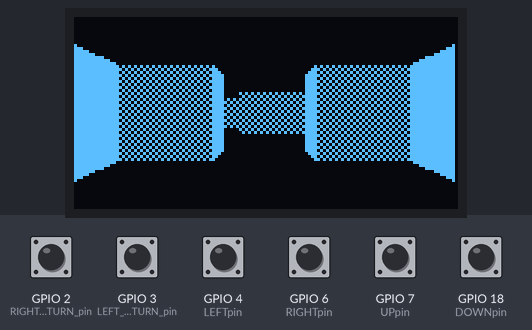
The sketch below on a simulated ESP32-C3. On the bench: 128×64 one-colour display. The test bench sets the inputs (shaded band); at power-on: GPIO 2 (RIGHT_CAMERA_TURN_pin), GPIO 3 (LEFT_CAMERA_TURN_pin), GPIO 4 (LEFTpin), GPIO 6 (RIGHTpin), GPIO 7 (UPpin), GPIO 18 (DOWNpin) LOW. What the sketch prints to the serial monitor is not drawn.

Above: at 1.2 s.
1.3 s: GPIO 2 (RIGHT_CAMERA_TURN_pin) pulled HIGH for 1 s
At 3.2 s:
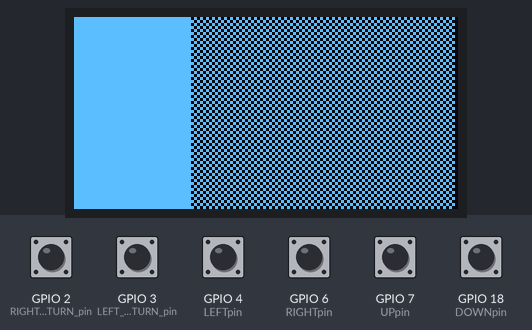
3.8 s: GPIO 2 (RIGHT_CAMERA_TURN_pin) pulled HIGH for 1 s
At 4.5 s:
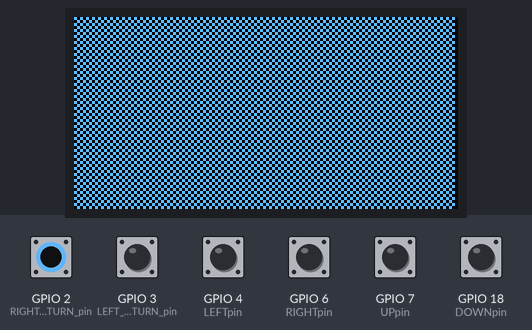
6.3 s: GPIO 6 (RIGHTpin) pulled HIGH for 1 s
At 8.1 s:
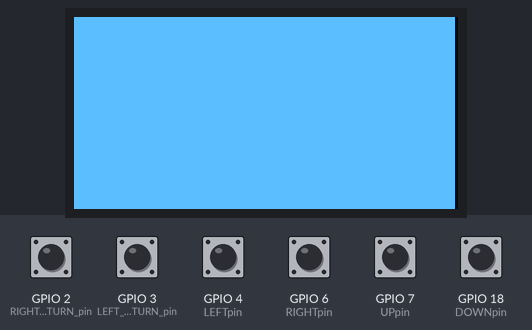
8.8 s: GPIO 3 (LEFT_CAMERA_TURN_pin) pulled HIGH for 1 s
At 10.9 s:
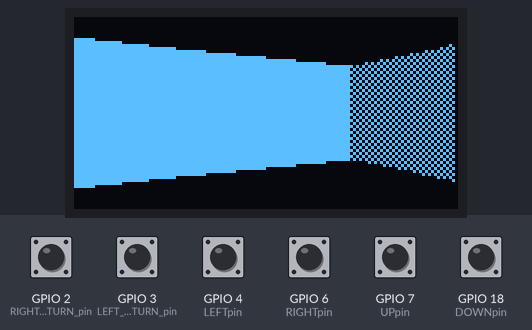
11.3 s: GPIO 4 (LEFTpin) pulled HIGH for 0.15 s
At 12.0 s:
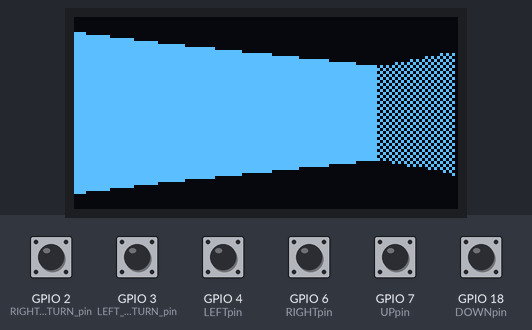
12.9 s: GPIO 7 (UPpin) pulled HIGH for 0.15 s
At 13.9 s:
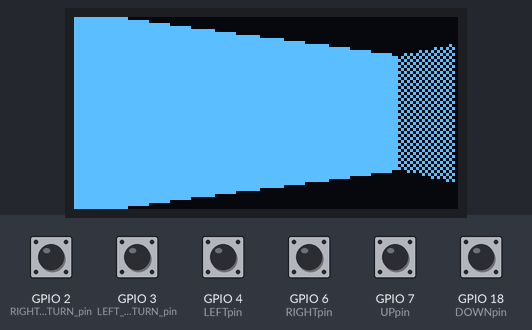
Timing chart, 0 to 15.5 s (numbered marks = the images above; inputs shaded):
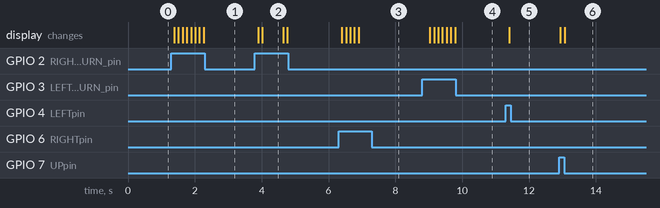

Measured:
- after the input at 1.3 s, the display: first changes after 0.08 s (image 1 shows a later state)
- after the input at 3.8 s, the display: first changes after 0.09 s (image 2 shows a later state)
- after the input at 6.3 s, the display: first changes after 0.10 s (image 3 shows a later state)
- after the input at 8.8 s, the display: first changes after 0.23 s (image 4 shows a later state)
- after the input at 11.3 s, the display: changes after 0.11 s (image 5)
- after the input at 12.9 s, the display: first changes at once (image 6 shows a later state)
- what the display in image 2 shows lasts 0.6 s, from 4.0 s to 4.6 s

The sketch:

sketch.ino
```cpp
#include <Wire.h>
#include <Adafruit_GFX.h>
#include <Adafruit_SSD1306.h>
#include <ray_casting.h>
#include <vector>

#define SCREEN_WIDTH 128
#define SCREEN_HEIGHT 64
#define STEP_LENGTH 0.3
#define CAMERA_TURN_ANGLE_STEP_DEGREES 15

// pin 5 gave error "adc unit not supported"
#define LEFTpin 4
#define DOWNpin 18
#define RIGHTpin 6
#define UPpin 7

#define LEFT_CAMERA_TURN_pin 3
#define RIGHT_CAMERA_TURN_pin 2

Adafruit_SSD1306 display(SCREEN_WIDTH, SCREEN_HEIGHT, &Wire);


int n = 12;
int m = 12;
std::vector<bool> grid = {  // n*m
  1,1,1,1,1,1,1,1,1,1,1,1,  // 0
  1,0,0,0,1,0,0,1,0,0,0,1,  // 1
  1,0,1,1,1,1,0,1,0,1,0,1,  // 2
  1,0,0,0,0,1,0,0,0,1,1,1,  // 3
  1,0,0,0,0,0,0,0,0,0,0,1,  // 4
  1,0,0,0,1,0,0,0,0,1,0,1,  // 5
  1,1,0,1,1,1,1,1,1,1,0,1,  // 6
  1,0,0,0,1,0,0,0,0,1,0,1,  // 7
  1,0,0,0,1,0,1,0,0,1,0,1,  // 8
  1,0,0,0,1,0,0,0,0,1,0,1,  // 9
  1,0,0,0,1,0,0,0,0,0,0,1,  // 10
  1,1,1,1,1,1,1,1,1,1,1,1   // 11
};
Point playerPos = {2.5, 10.5};
double angle = -90;  // in relation to X axis, -90 means looking up


int n2 = 6;
int m2 = 8;
std::vector<bool> grid2 = {  // n*m
  1,1,1,1,1,1,1,1,
  1,1,0,0,0,0,0,1,
  1,0,0,1,1,1,1,1,
  1,1,0,0,0,1,0,1,
  1,1,0,0,0,0,0,1,
  1,1,1,1,1,1,1,1
};
std::vector<RayResult> rayResults;
Point playerPos2 = {3.5, 4.5};
double angle2 = -90;  // in relation to X axis, -90 means looking up

const int height = SCREEN_HEIGHT;  // 15;
const int halfRaysN = 63;  // 30 // will have (2*halfRaysN+1) rays


void render(std::vector<RayResult>& res) {
    // from heights to arrays of pixels/symbols
    display.clearDisplay();

    int j = 0;
    for (const RayResult& r : res) {
        int ceilingH = (SCREEN_HEIGHT - r.h) / 2;
        int floorH = r.h + (SCREEN_HEIGHT - r.h) / 2;
        if (r.is_ver) {  // just draw a solid line
            display.drawLine(j,ceilingH,j,floorH, WHITE);
        } else {  // chess board pattern (Dithering)
            for (int i=ceilingH; i<=floorH; i++) {
                if ((i + j) % 2 == 0) display.drawPixel(j, i, WHITE);
            }
        }
        j++;
    }
    display.display();
}

void render_print(std::vector<RayResult>& res) {
    // from heights to arrays of pixels/symbols
    for (int i=0; i<SCREEN_HEIGHT; i++) {
      std::vector<char> row;
        for (const RayResult r : res) {
            int ceilingH = (SCREEN_HEIGHT - r.h) / 2;
            char ch;
            if (i < ceilingH) ch = ' ';   // ceiling
            else if (i < ceilingH + r.h) ch = (r.is_ver ? 'v' : '.');
            else ch = ' ';  // floor
            row.push_back(ch);
        }
        for (char& c : row) {
            Serial.print(c);
        }
        Serial.println();
    }
}

void print_debug(std::vector<RayResult>& res) {
  for (RayResult& r : rayResults) {
      Serial.print(r.h);
      Serial.print(" ");
      Serial.print(r.is_ver ? "VER" : "HOR");
      Serial.print(" angle=");
      Serial.print(r.a_i);
      Serial.print(" dist=");
      Serial.println(r.dist);
  }
}

void setup() {
  pinMode(LEFTpin, INPUT);
  pinMode(DOWNpin, INPUT);
  pinMode(RIGHTpin, INPUT);
  pinMode(UPpin, INPUT);

  pinMode(LEFT_CAMERA_TURN_pin, INPUT);
  pinMode(RIGHT_CAMERA_TURN_pin, INPUT);

  Serial.begin(9600);
  Wire.begin(8, 9);

  display.begin(SSD1306_SWITCHCAPVCC, 0x3C);
  display.clearDisplay();

  rayResults.reserve(2*halfRaysN+1);
  getRows(grid, n, m, angle, playerPos.x, playerPos.y, height, halfRaysN, rayResults);

  //print_debug(rayResults);
  render(rayResults);
  //render_print(rayResults);
}

void pp(Point p) {
  Serial.print("NEW x,y = ");
  Serial.print(p.x);
  Serial.print(", ");
  Serial.println(p.y);
}

void move(double step_angle) {
  playerPos = step(grid, m, playerPos, step_angle, STEP_LENGTH);
  pp(playerPos);
  getRows(grid, n, m, angle, playerPos.x, playerPos.y, height, halfRaysN, rayResults);
  render(rayResults);
}

void turn(double new_angle) {
  angle = (int)std::round(new_angle) % 360;  // keep angle in range 0-359
  getRows(grid, n, m, new_angle, playerPos.x, playerPos.y, height, halfRaysN, rayResults);
  render(rayResults);
}

void loop() {
  if (digitalRead(LEFTpin) == HIGH) {
    Serial.print("<-LEFT   ");
    move(angle - 90);
  }
  if (digitalRead(RIGHTpin) == HIGH) {
    Serial.print("->RIGHT   ");
    move(angle + 90);
  }
  if (digitalRead(DOWNpin) == HIGH) {
    Serial.print("v DOWN   ");
    move(angle + 180);
  }
  if (digitalRead(UPpin) == HIGH) {
    Serial.print("^ UP   ");
    move(angle);
  }

  if (digitalRead(LEFT_CAMERA_TURN_pin) == HIGH) {
    Serial.print("<-Turn CAMERA to the LEFT   new a=");
    Serial.println(angle - CAMERA_TURN_ANGLE_STEP_DEGREES);
    turn(angle - CAMERA_TURN_ANGLE_STEP_DEGREES);
  }

  if (digitalRead(RIGHT_CAMERA_TURN_pin) == HIGH) {
    Serial.print("Turn CAMERA to the RIGHT->    new a=");
    Serial.println(angle + CAMERA_TURN_ANGLE_STEP_DEGREES);
    turn(angle + CAMERA_TURN_ANGLE_STEP_DEGREES);
  }

  delay(100);
}
```

ray_casting.cpp
```cpp
#include "ray_casting.h"
#include <cmath>
#include <vector>

using namespace std;

// TODO: either player_radius must be in main, or step_length be here
#define FIELD_OF_VIEW 60
#define PLAYER_RADIUS 0.1
#define CLOSENESS_MODE 3
// hard to see when too close to the walls, so -3 to the wall height
//#define MAX_HEIGHT 15
#define pi acos(-1.0)

struct Dist {
    double d;
    bool is_ver;
};

static double d2r(double d) {
    // degrees to radians
    return (d / 180.0) * ((double) pi);
}

double sind(double a) {
    return sin(d2r(a));
}

double cosd(double a) {
    return cos(d2r(a));
}

int getWallHeight(double d, double angle, double a_i, int max_h) {
    // D'
    double d_ = d * sind(90-abs(angle-a_i));
    int h = 1 + 2 * std::round(max_h / d_ - CLOSENESS_MODE);
    h = h > max_h ? max_h : h;
    return h;
}

Point step(const vector<bool>& grid, int m, Point p0, double a, double step_length) {
    // recalculate coordinates of a player
    // m - grid width
    // a - angle in degrees, direction or the step (so to step to the left of the initial angle a0, do a0-90)

    Point p1;
    p1.x = p0.x + cosd(a) * step_length;
    p1.y = p0.y + sind(a) * step_length;  // minus??
    // maybe keep angles as integers and add Look Up Tables for sin and cos
    // TODO: how to check the speed of calculating cos and sin all the time?

    // check for collisions with walls
    // x
    float check_x = p1.x + (cosd(a) > 0 ? PLAYER_RADIUS : -PLAYER_RADIUS);
    int map_x = (int)check_x;
    int map_y = (int)p0.y;

    if (grid[map_y * m + map_x]) {
        // can't go there, it's a wall
        p1.x = p0.x;  // or maybe move enough to not hit a wall?
    }

    // y
    float check_y = p1.y + (sind(a) > 0 ? PLAYER_RADIUS : -PLAYER_RADIUS);
    map_x = (int)p0.x;
    map_y = (int)check_y;

    if (grid[map_y * m + map_x]) {
        p1.y = p0.y;
    }

    return p1;
}


Dist castRayDDA(const vector<bool>& grid, int m, double a, double x0, double y0) {
    // Return distance to closest wall, and if it's vertical
    int mapX = int(x0);
    int mapY = int(y0);

    // ray direction - cos(a), sin(a)
    double rayDirX = cosd(a);
    double rayDirY = sind(a);

    // length of ray to cross one grid cell
    double deltaDistX = abs(1 / rayDirX);
    double deltaDistY = abs(1 / rayDirY);

    // step direction (+1 or -1)
    int stepX, stepY;
    double sideDistX, sideDistY;  // distance, in ray, to closest x boundary, y boundary
    if (rayDirX < 0) {  // cos(a)<0, a>90, looking to the left
        stepX = -1;
        sideDistX = (x0 - mapX) * deltaDistX;
    } else {  // cos(a)>=0, a<=90, looking to the right
        stepX = 1;
        sideDistX = (mapX + 1 - x0) * deltaDistX;
    }
    //cerr << "stepX=" << stepX << ", sideDistX=" << sideDistX << endl;

    if (rayDirY < 0) {  // sin(a)<0, looking down
        stepY = -1;
        sideDistY = (y0 - mapY) * deltaDistY;
    } else {  // sin(a)>=0, looking up
        stepY = 1;
        sideDistY = (mapY + 1 - y0) * deltaDistY;
    }

    bool hit = false;
    bool is_vertical;
    double distToWall;

    int i = 0;
    while (!hit) {
        // choose closest next grid boundary
        if (sideDistX < sideDistY) {  // do a horizontal step, because next x is closer
            sideDistX += deltaDistX;
            mapX += stepX;
            is_vertical = true;
        } else {  // do a vertical step, because next y is closer
            sideDistY += deltaDistY;
            mapY += stepY;
            is_vertical = false;
        }

        i += 1;
        // check if we hit a wall
        if (grid[mapY * m + mapX]) {
            hit = true;
            if (is_vertical) {
                distToWall = sideDistX - deltaDistX;
            } else {
                distToWall = sideDistY - deltaDistY;
            }
        }
    }

    return {distToWall, is_vertical};
}

void getRows(const vector<bool>& grid, int n, int m, double angle, double x0, double y0, int total_height, int halfRaysN, std::vector<RayResult>& results) {
    // angle - CLOCKWISE
    // 0, 0 - top left, x and y are positive
    // m - grid width
    // results will have (2*halfRaysN+1) RayResult values
    // [{13, true}, {9, false}, ...]

    results.clear();

    int h;
    double a;
    Dist d;
    double angleStep = FIELD_OF_VIEW / (2.0 * halfRaysN);
    for (int ray_i=-halfRaysN; ray_i<halfRaysN+1; ray_i++) {
        a = angle + ray_i * angleStep;
        d = castRayDDA(grid, m, a, x0, y0);

        h = getWallHeight(d.d, angle, a, total_height);
        results.push_back({h, d.is_ver, a, d.d});
    }
}
```

ray_casting.h
```cpp
#ifndef RAY_CASTING_H
#define RAY_CASTING_H

#include <vector>

struct RayResult {
    int h;
    bool is_ver;
    double a_i;
    double dist;
};

struct Point {
  double x;
  double y;
};

void getRows(const std::vector<bool>& grid, int n, int m, double angle, double x0, double y0, int total_height, int halfRaysN, std::vector<RayResult>& results);

Point step(const std::vector<bool>& grid, int m, Point p0, double a, double step_length);
#endif
```
